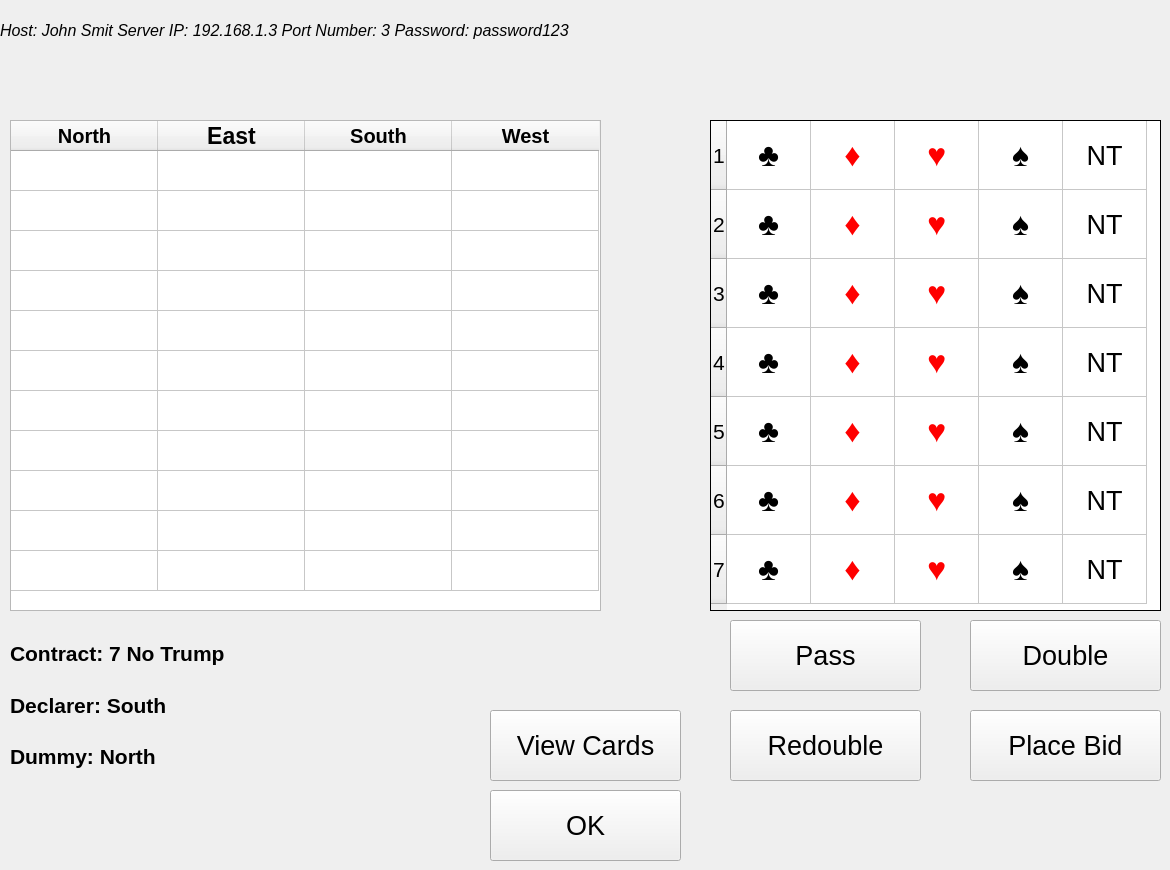
     <widget class="QWidget" name="Auction">
      <widget class="QLabel" name="lblInfo">
       <property name="geometry">
        <rect>
         <x>0</x>
         <y>0</y>
         <width>821</width>
         <height>61</height>
        </rect>
       </property>
       <property name="font">
        <font>
         <pointsize>12</pointsize>
         <weight>50</weight>
         <italic>true</italic>
         <bold>false</bold>
        </font>
       </property>
       <property name="text">
        <string>Host: John Smit Server IP: 192.168.1.3 Port Number: 3 Password: password123</string>
       </property>
      </widget>
      <widget class="QTableWidget" name="tableBids">
       <property name="geometry">
        <rect>
         <x>710</x>
         <y>120</y>
         <width>451</width>
         <height>491</height>
        </rect>
       </property>
       <property name="font">
        <font>
         <pointsize>16</pointsize>
         <weight>50</weight>
         <bold>false</bold>
        </font>
       </property>
       <property name="layoutDirection">
        <enum>Qt::LeftToRight</enum>
       </property>
       <property name="frameShape">
        <enum>QFrame::Box</enum>
       </property>
       <property name="frameShadow">
        <enum>QFrame::Plain</enum>
       </property>
       <property name="verticalScrollBarPolicy">
        <enum>Qt::ScrollBarAlwaysOff</enum>
       </property>
       <property name="horizontalScrollBarPolicy">
        <enum>Qt::ScrollBarAlwaysOff</enum>
       </property>
       <property name="editTriggers">
        <set>QAbstractItemView::NoEditTriggers</set>
       </property>
       <property name="dragDropOverwriteMode">
        <bool>false</bool>
       </property>
       <property name="selectionMode">
        <enum>QAbstractItemView::SingleSelection</enum>
       </property>
       <property name="cornerButtonEnabled">
        <bool>true</bool>
       </property>
       <property name="rowCount">
        <number>7</number>
       </property>
       <property name="columnCount">
        <number>5</number>
       </property>
       <attribute name="horizontalHeaderVisible">
        <bool>false</bool>
       </attribute>
       <attribute name="horizontalHeaderCascadingSectionResizes">
        <bool>false</bool>
       </attribute>
       <attribute name="horizontalHeaderDefaultSectionSize">
        <number>84</number>
       </attribute>
       <attribute name="horizontalHeaderShowSortIndicator" stdset="0">
        <bool>false</bool>
       </attribute>
       <attribute name="horizontalHeaderStretchLastSection">
        <bool>false</bool>
       </attribute>
       <attribute name="verticalHeaderDefaultSectionSize">
        <number>69</number>
       </attribute>
       <attribute name="verticalHeaderStretchLastSection">
        <bool>false</bool>
       </attribute>
       <row/>
       <row/>
       <row/>
       <row/>
       <row/>
       <row/>
       <row/>
       <column/>
       <column/>
       <column/>
       <column/>
       <column/>
       <item row="0" column="0">
        <property name="text">
         <string>♣</string>
        </property>
        <property name="font">
         <font>
          <pointsize>24</pointsize>
         </font>
        </property>
        <property name="textAlignment">
         <set>AlignCenter</set>
        </property>
       </item>
       <item row="0" column="1">
        <property name="text">
         <string>♦</string>
        </property>
        <property name="font">
         <font>
          <pointsize>24</pointsize>
          <kerning>false</kerning>
         </font>
        </property>
        <property name="textAlignment">
         <set>AlignCenter</set>
        </property>
        <property name="background">
         <brush brushstyle="NoBrush">
          <color alpha="255">
           <red>170</red>
           <green>0</green>
           <blue>0</blue>
          </color>
         </brush>
        </property>
        <property name="foreground">
         <brush brushstyle="SolidPattern">
          <color alpha="255">
           <red>255</red>
           <green>0</green>
           <blue>0</blue>
          </color>
         </brush>
        </property>
       </item>
       <item row="0" column="2">
        <property name="text">
         <string>♥</string>
        </property>
        <property name="font">
         <font>
          <pointsize>24</pointsize>
          <kerning>false</kerning>
         </font>
        </property>
        <property name="textAlignment">
         <set>AlignCenter</set>
        </property>
        <property name="foreground">
         <brush brushstyle="SolidPattern">
          <color alpha="255">
           <red>255</red>
           <green>0</green>
           <blue>0</blue>
          </color>
         </brush>
        </property>
       </item>
       <item row="0" column="3">
        <property name="text">
         <string>♠</string>
        </property>
        <property name="font">
         <font>
          <pointsize>24</pointsize>
         </font>
        </property>
        <property name="textAlignment">
         <set>AlignCenter</set>
        </property>
       </item>
       <item row="0" column="4">
        <property name="text">
         <string>NT</string>
        </property>
        <property name="font">
         <font>
          <pointsize>20</pointsize>
         </font>
        </property>
        <property name="textAlignment">
         <set>AlignCenter</set>
        </property>
       </item>
       <item row="1" column="0">
        <property name="text">
         <string>♣</string>
        </property>
        <property name="font">
         <font>
          <pointsize>24</pointsize>
         </font>
        </property>
        <property name="textAlignment">
         <set>AlignCenter</set>
        </property>
       </item>
       <item row="1" column="1">
        <property name="text">
         <string>♦</string>
        </property>
        <property name="font">
         <font>
          <pointsize>24</pointsize>
          <kerning>false</kerning>
         </font>
        </property>
        <property name="textAlignment">
         <set>AlignCenter</set>
        </property>
        <property name="background">
         <brush brushstyle="NoBrush">
          <color alpha="255">
           <red>170</red>
           <green>0</green>
           <blue>0</blue>
          </color>
         </brush>
        </property>
        <property name="foreground">
         <brush brushstyle="SolidPattern">
          <color alpha="255">
           <red>255</red>
           <green>0</green>
           <blue>0</blue>
          </color>
         </brush>
        </property>
       </item>
       <item row="1" column="2">
        <property name="text">
         <string>♥</string>
        </property>
        <property name="font">
         <font>
          <pointsize>24</pointsize>
          <kerning>false</kerning>
         </font>
        </property>
        <property name="textAlignment">
         <set>AlignCenter</set>
        </property>
        <property name="foreground">
         <brush brushstyle="SolidPattern">
          <color alpha="255">
           <red>255</red>
           <green>0</green>
           <blue>0</blue>
          </color>
         </brush>
        </property>
       </item>
       <item row="1" column="3">
        <property name="text">
         <string>♠</string>
        </property>
        <property name="font">
         <font>
          <pointsize>24</pointsize>
         </font>
        </property>
        <property name="textAlignment">
         <set>AlignCenter</set>
        </property>
       </item>
       <item row="1" column="4">
        <property name="text">
         <string>NT</string>
        </property>
        <property name="font">
         <font>
          <pointsize>20</pointsize>
         </font>
        </property>
        <property name="textAlignment">
         <set>AlignCenter</set>
        </property>
       </item>
       <item row="2" column="0">
        <property name="text">
         <string>♣</string>
        </property>
        <property name="font">
         <font>
          <pointsize>24</pointsize>
         </font>
        </property>
        <property name="textAlignment">
         <set>AlignCenter</set>
        </property>
       </item>
       <item row="2" column="1">
        <property name="text">
         <string>♦</string>
        </property>
        <property name="font">
         <font>
          <pointsize>24</pointsize>
          <kerning>false</kerning>
         </font>
        </property>
        <property name="textAlignment">
         <set>AlignCenter</set>
        </property>
        <property name="foreground">
         <brush brushstyle="SolidPattern">
          <color alpha="255">
           <red>255</red>
           <green>0</green>
           <blue>0</blue>
          </color>
         </brush>
        </property>
       </item>
       <item row="2" column="2">
        <property name="text">
         <string>♥</string>
        </property>
        <property name="font">
         <font>
          <pointsize>24</pointsize>
          <kerning>false</kerning>
         </font>
        </property>
        <property name="textAlignment">
         <set>AlignCenter</set>
        </property>
        <property name="foreground">
         <brush brushstyle="SolidPattern">
          <color alpha="255">
           <red>255</red>
           <green>0</green>
           <blue>0</blue>
          </color>
         </brush>
        </property>
       </item>
       <item row="2" column="3">
        <property name="text">
         <string>♠</string>
        </property>
        <property name="font">
         <font>
          <pointsize>24</pointsize>
         </font>
        </property>
        <property name="textAlignment">
         <set>AlignCenter</set>
        </property>
       </item>
       <item row="2" column="4">
        <property name="text">
         <string>NT</string>
        </property>
        <property name="font">
         <font>
          <pointsize>20</pointsize>
         </font>
        </property>
        <property name="textAlignment">
         <set>AlignCenter</set>
        </property>
       </item>
       <item row="3" column="0">
        <property name="text">
         <string>♣</string>
        </property>
        <property name="font">
         <font>
          <pointsize>24</pointsize>
         </font>
        </property>
        <property name="textAlignment">
         <set>AlignCenter</set>
        </property>
       </item>
       <item row="3" column="1">
        <property name="text">
         <string>♦</string>
        </property>
        <property name="font">
         <font>
          <pointsize>24</pointsize>
          <kerning>false</kerning>
         </font>
        </property>
        <property name="textAlignment">
         <set>AlignCenter</set>
        </property>
        <property name="foreground">
         <brush brushstyle="SolidPattern">
          <color alpha="255">
           <red>255</red>
           <green>0</green>
           <blue>0</blue>
          </color>
         </brush>
        </property>
       </item>
       <item row="3" column="2">
        <property name="text">
         <string>♥</string>
        </property>
        <property name="font">
         <font>
          <pointsize>24</pointsize>
          <kerning>false</kerning>
         </font>
        </property>
        <property name="textAlignment">
         <set>AlignCenter</set>
        </property>
        <property name="foreground">
         <brush brushstyle="SolidPattern">
          <color alpha="255">
           <red>255</red>
           <green>0</green>
           <blue>0</blue>
          </color>
         </brush>
        </property>
       </item>
       <item row="3" column="3">
        <property name="text">
         <string>♠</string>
        </property>
        <property name="font">
         <font>
          <pointsize>24</pointsize>
         </font>
        </property>
        <property name="textAlignment">
         <set>AlignCenter</set>
        </property>
       </item>
       <item row="3" column="4">
        <property name="text">
         <string>NT</string>
        </property>
        <property name="font">
         <font>
          <pointsize>20</pointsize>
         </font>
        </property>
        <property name="textAlignment">
         <set>AlignCenter</set>
        </property>
       </item>
       <item row="4" column="0">
        <property name="text">
         <string>♣</string>
        </property>
        <property name="font">
         <font>
          <pointsize>24</pointsize>
         </font>
        </property>
        <property name="textAlignment">
         <set>AlignCenter</set>
        </property>
       </item>
       <item row="4" column="1">
        <property name="text">
         <string>♦</string>
        </property>
        <property name="font">
         <font>
          <pointsize>24</pointsize>
          <kerning>false</kerning>
         </font>
        </property>
        <property name="textAlignment">
         <set>AlignCenter</set>
        </property>
        <property name="foreground">
         <brush brushstyle="SolidPattern">
          <color alpha="255">
           <red>255</red>
           <green>0</green>
           <blue>0</blue>
          </color>
         </brush>
        </property>
       </item>
       <item row="4" column="2">
        <property name="text">
         <string>♥</string>
        </property>
        <property name="font">
         <font>
          <pointsize>24</pointsize>
          <kerning>false</kerning>
         </font>
        </property>
        <property name="textAlignment">
         <set>AlignCenter</set>
        </property>
        <property name="foreground">
         <brush brushstyle="SolidPattern">
          <color alpha="255">
           <red>255</red>
           <green>0</green>
           <blue>0</blue>
          </color>
         </brush>
        </property>
       </item>
       <item row="4" column="3">
        <property name="text">
         <string>♠</string>
        </property>
        <property name="font">
         <font>
          <pointsize>24</pointsize>
         </font>
        </property>
        <property name="textAlignment">
         <set>AlignCenter</set>
        </property>
       </item>
       <item row="4" column="4">
        <property name="text">
         <string>NT</string>
        </property>
        <property name="font">
         <font>
          <pointsize>20</pointsize>
         </font>
        </property>
        <property name="textAlignment">
         <set>AlignCenter</set>
        </property>
       </item>
       <item row="5" column="0">
        <property name="text">
         <string>♣</string>
        </property>
        <property name="font">
         <font>
          <pointsize>24</pointsize>
         </font>
        </property>
        <property name="textAlignment">
         <set>AlignCenter</set>
        </property>
       </item>
       <item row="5" column="1">
        <property name="text">
         <string>♦</string>
        </property>
        <property name="font">
         <font>
          <pointsize>24</pointsize>
          <kerning>false</kerning>
         </font>
        </property>
        <property name="textAlignment">
         <set>AlignCenter</set>
        </property>
        <property name="foreground">
         <brush brushstyle="SolidPattern">
          <color alpha="255">
           <red>255</red>
           <green>0</green>
           <blue>0</blue>
          </color>
         </brush>
        </property>
       </item>
       <item row="5" column="2">
        <property name="text">
         <string>♥</string>
        </property>
        <property name="font">
         <font>
          <pointsize>24</pointsize>
          <kerning>false</kerning>
         </font>
        </property>
        <property name="textAlignment">
         <set>AlignCenter</set>
        </property>
        <property name="foreground">
         <brush brushstyle="SolidPattern">
          <color alpha="255">
           <red>255</red>
           <green>0</green>
           <blue>0</blue>
          </color>
         </brush>
        </property>
       </item>
       <item row="5" column="3">
        <property name="text">
         <string>♠</string>
        </property>
        <property name="font">
         <font>
          <pointsize>24</pointsize>
         </font>
        </property>
        <property name="textAlignment">
         <set>AlignCenter</set>
        </property>
       </item>
       <item row="5" column="4">
        <property name="text">
         <string>NT</string>
        </property>
        <property name="font">
         <font>
          <pointsize>20</pointsize>
         </font>
        </property>
        <property name="textAlignment">
         <set>AlignCenter</set>
        </property>
       </item>
       <item row="6" column="0">
        <property name="text">
         <string>♣</string>
        </property>
        <property name="font">
         <font>
          <pointsize>24</pointsize>
         </font>
        </property>
        <property name="textAlignment">
         <set>AlignCenter</set>
        </property>
       </item>
       <item row="6" column="1">
        <property name="text">
         <string>♦</string>
        </property>
        <property name="font">
         <font>
          <pointsize>24</pointsize>
          <kerning>false</kerning>
         </font>
        </property>
        <property name="textAlignment">
         <set>AlignCenter</set>
        </property>
        <property name="foreground">
         <brush brushstyle="SolidPattern">
          <color alpha="255">
           <red>255</red>
           <green>0</green>
           <blue>0</blue>
          </color>
         </brush>
        </property>
        <property name="flags">
         <set>ItemIsSelectable|ItemIsUserCheckable|ItemIsEnabled</set>
        </property>
       </item>
       <item row="6" column="2">
        <property name="text">
         <string>♥</string>
        </property>
        <property name="font">
         <font>
          <pointsize>24</pointsize>
          <kerning>false</kerning>
         </font>
        </property>
        <property name="textAlignment">
         <set>AlignCenter</set>
        </property>
        <property name="foreground">
         <brush brushstyle="SolidPattern">
          <color alpha="255">
           <red>255</red>
           <green>0</green>
           <blue>0</blue>
          </color>
         </brush>
        </property>
       </item>
       <item row="6" column="3">
        <property name="text">
         <string>♠</string>
        </property>
        <property name="font">
         <font>
          <pointsize>24</pointsize>
         </font>
        </property>
        <property name="textAlignment">
         <set>AlignCenter</set>
        </property>
       </item>
       <item row="6" column="4">
        <property name="text">
         <string>NT</string>
        </property>
        <property name="font">
         <font>
          <pointsize>20</pointsize>
         </font>
        </property>
        <property name="textAlignment">
         <set>AlignCenter</set>
        </property>
       </item>
      </widget>
      <widget class="QPushButton" name="pushButton_Pass">
       <property name="geometry">
        <rect>
         <x>730</x>
         <y>620</y>
         <width>191</width>
         <height>71</height>
        </rect>
       </property>
       <property name="font">
        <font>
         <pointsize>20</pointsize>
        </font>
       </property>
       <property name="text">
        <string>Pass</string>
       </property>
      </widget>
      <widget class="QPushButton" name="pushButton_Double">
       <property name="geometry">
        <rect>
         <x>970</x>
         <y>620</y>
         <width>191</width>
         <height>71</height>
        </rect>
       </property>
       <property name="font">
        <font>
         <pointsize>20</pointsize>
        </font>
       </property>
       <property name="text">
        <string>Double</string>
       </property>
      </widget>
      <widget class="QPushButton" name="pushButton_Bid">
       <property name="geometry">
        <rect>
         <x>970</x>
         <y>710</y>
         <width>191</width>
         <height>71</height>
        </rect>
       </property>
       <property name="font">
        <font>
         <pointsize>20</pointsize>
        </font>
       </property>
       <property name="text">
        <string>Place Bid</string>
       </property>
      </widget>
      <widget class="QPushButton" name="pushButton_Play">
       <property name="geometry">
        <rect>
         <x>490</x>
         <y>790</y>
         <width>191</width>
         <height>71</height>
        </rect>
       </property>
       <property name="font">
        <font>
         <pointsize>20</pointsize>
        </font>
       </property>
       <property name="text">
        <string>OK</string>
       </property>
      </widget>
      <widget class="QWidget" name="layoutWidget">
       <property name="geometry">
        <rect>
         <x>10</x>
         <y>630</y>
         <width>296</width>
         <height>201</height>
        </rect>
       </property>
       <layout class="QVBoxLayout" name="verticalLayout">
        <item>
         <widget class="QLabel" name="lblContract">
          <property name="font">
           <font>
            <pointsize>16</pointsize>
            <weight>75</weight>
            <bold>true</bold>
           </font>
          </property>
          <property name="text">
           <string>Contract: 7 No Trump</string>
          </property>
         </widget>
        </item>
        <item>
         <widget class="QLabel" name="lblDeclarer">
          <property name="font">
           <font>
            <pointsize>16</pointsize>
            <weight>75</weight>
            <bold>true</bold>
           </font>
          </property>
          <property name="text">
           <string>Declarer: South</string>
          </property>
         </widget>
        </item>
        <item>
         <widget class="QLabel" name="lblDummy">
          <property name="font">
           <font>
            <pointsize>16</pointsize>
            <weight>75</weight>
            <bold>true</bold>
           </font>
          </property>
          <property name="text">
           <string>Dummy: North</string>
          </property>
         </widget>
        </item>
        <item>
         <widget class="QLabel" name="lblDouble">
          <property name="font">
           <font>
            <pointsize>16</pointsize>
            <weight>75</weight>
            <bold>true</bold>
           </font>
          </property>
          <property name="text">
           <string/>
          </property>
         </widget>
        </item>
       </layout>
      </widget>
      <widget class="QPushButton" name="pushButton_ViewCards">
       <property name="enabled">
        <bool>true</bool>
       </property>
       <property name="geometry">
        <rect>
         <x>490</x>
         <y>710</y>
         <width>191</width>
         <height>71</height>
        </rect>
       </property>
       <property name="font">
        <font>
         <pointsize>20</pointsize>
        </font>
       </property>
       <property name="text">
        <string>View Cards</string>
       </property>
      </widget>
      <widget class="QPushButton" name="pushButton_Redouble">
       <property name="geometry">
        <rect>
         <x>730</x>
         <y>710</y>
         <width>191</width>
         <height>71</height>
        </rect>
       </property>
       <property name="font">
        <font>
         <pointsize>20</pointsize>
        </font>
       </property>
       <property name="text">
        <string>Redouble</string>
       </property>
      </widget>
      <widget class="QTableWidget" name="tableSequence">
       <property name="geometry">
        <rect>
         <x>10</x>
         <y>120</y>
         <width>591</width>
         <height>491</height>
        </rect>
       </property>
       <property name="editTriggers">
        <set>QAbstractItemView::NoEditTriggers</set>
       </property>
       <property name="tabKeyNavigation">
        <bool>false</bool>
       </property>
       <property name="selectionMode">
        <enum>QAbstractItemView::NoSelection</enum>
       </property>
       <property name="rowCount">
        <number>11</number>
       </property>
       <property name="columnCount">
        <number>4</number>
       </property>
       <attribute name="horizontalHeaderVisible">
        <bool>true</bool>
       </attribute>
       <attribute name="horizontalHeaderDefaultSectionSize">
        <number>147</number>
       </attribute>
       <attribute name="verticalHeaderVisible">
        <bool>false</bool>
       </attribute>
       <attribute name="verticalHeaderDefaultSectionSize">
        <number>40</number>
       </attribute>
       <row/>
       <row/>
       <row/>
       <row/>
       <row/>
       <row/>
       <row/>
       <row/>
       <row/>
       <row/>
       <row/>
       <column>
        <property name="text">
         <string>North</string>
        </property>
        <property name="font">
         <font>
          <pointsize>15</pointsize>
          <weight>75</weight>
          <bold>true</bold>
         </font>
        </property>
       </column>
       <column>
        <property name="text">
         <string>East</string>
        </property>
        <property name="font">
         <font>
          <pointsize>17</pointsize>
          <weight>75</weight>
          <bold>true</bold>
         </font>
        </property>
       </column>
       <column>
        <property name="text">
         <string>South</string>
        </property>
        <property name="font">
         <font>
          <pointsize>15</pointsize>
          <weight>75</weight>
          <bold>true</bold>
         </font>
        </property>
       </column>
       <column>
        <property name="text">
         <string>West</string>
        </property>
        <property name="font">
         <font>
          <pointsize>15</pointsize>
          <weight>75</weight>
          <bold>true</bold>
         </font>
        </property>
       </column>
      </widget>
     </widget>
